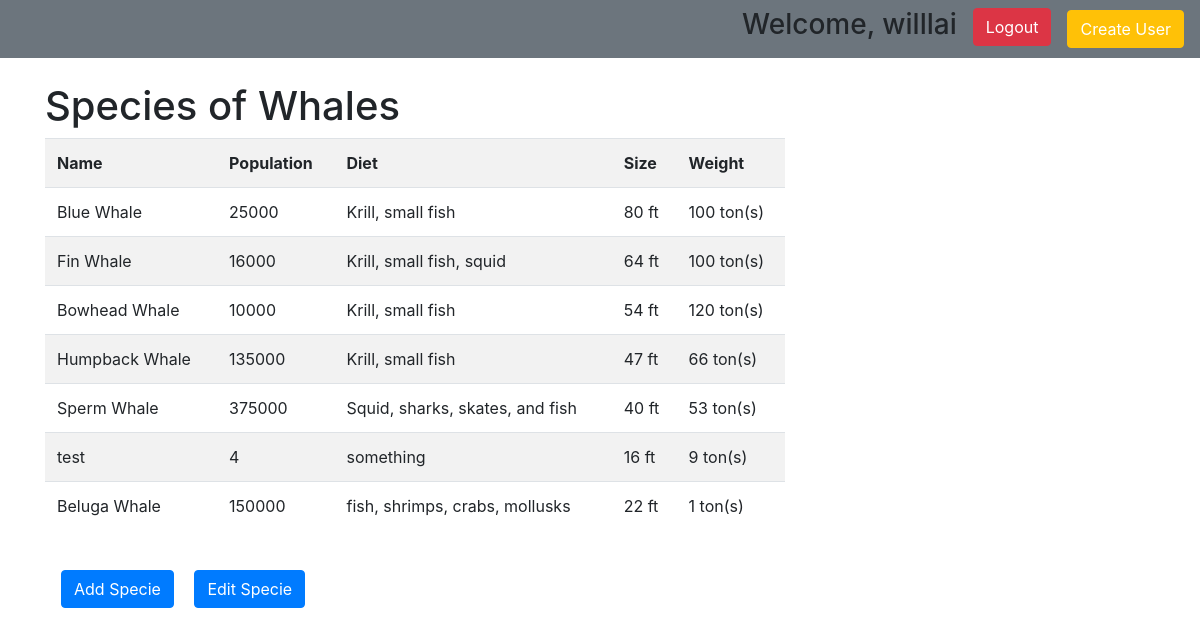
/index/ (signed in), run on the app's committed database.
### WhaleProfiles/models.py (models this page shows, shortened)
class Specie(models.Model):
    name = models.CharField(max_length=500)
    numWhales = models.IntegerField(default=0)
    diet = models.CharField(max_length=500)
    size = models.IntegerField(default=0)
    weight = models.IntegerField(default=0)

### WhaleProfiles/views.py (the view, shortened to what this page needs)
# urls.py: path('index/', views.Index.as_view(), name='index'),
class Index(View):
    allUsers = User.objects.all()
    allProfiles = Profile.objects.all()
    whales = Specie.objects.all()
    def get(self, request):
        context = {
        'allUsers': self.allUsers,
        'allProfiles': self.allProfiles,
        'whales': self.whales
        }
        template = loader.get_template('WhaleProfiles/index.html')
        return HttpResponse(template.render(context, request))

### WhaleProfiles/templates/WhaleProfiles/index.html (shortened to what this page needs)
<!DOCTYPE html>
<html>
  <head>
    <link rel="stylesheet" href="https://maxcdn.bootstrapcdn.com/bootstrap/4.4.1/css/bootstrap.min.css" />
  </head>
  <body>
    <nav class="navbar navbar-expand-sm bg-secondary ">
      {% if user.is_authenticated %}
      <ul class="navbar-nav navbar-right ml-auto">
        <h3>Welcome, {{ user.username }}</h3>
        <form style="margin-left: 1em;" method="POST">
          <button type="submit" class="btn btn-danger">Logout</button>
        </form>
      </ul>
      {% endif %}
      <button type="button" class="btn btn-warning" style="margin-left: 1em;">
        <a href="/WhaleProfiles/createUser" style="color:white">
          Create User
        </a>
      </button>
    </nav>
    <br>
    <div class="container">
      <div>
        <h1>
          Species of Whales
        </h1>
        <table class="col-6 col-sm-4 col-lg-8 table table-striped">
            <thread class = "thead-light">
              <tr>
                <th>Name</th>
                <th>Population</th>
                <th>Diet</th>
                <th>Size</th>
                <th>Weight</th>
              </tr>
            </thread>
             {% for whale in whales %}
              <tr>
                <td>{{whale.name}}</td>
                <td>{{whale.numWhales}}</td>
                <td>{{whale.diet}}</td>
                <td>{{whale.size}} ft</td>
                <td>{{whale.weight}} ton(s)</td>
              </tr>
            {% endfor %}
          </table>
        <br />
      </div>
      <div>
        <button type="button" class="btn btn-primary" style="margin-left: 1em;">
          <a href="/WhaleProfiles/addSpecie" style="color:white">
            Add Specie
          </a>
        </button>
        <button type="button" class="btn btn-primary" style="margin-left: 1em;">
          <a href="/WhaleProfiles/editSpecie" style="color:white">
            Edit Specie
          </a>
        </button>
      </div>
    </div>
  </body>
</html>

### data on the page
Specie: name "Blue Whale", numWhales "25000", diet "Krill, small fish", size "80", weight "100"
Specie: name "Fin Whale", numWhales "16000", diet "Krill, small fish, squid", size "64", weight "100"
Specie: name "Bowhead Whale", numWhales "10000", diet "Krill, small fish", size "54", weight "120"
Specie: name "Humpback Whale", numWhales "135000", diet "Krill, small fish", size "47", weight "66"
Specie: name "Sperm Whale", numWhales "375000", diet "Squid, sharks, skates, and fish", size "40", weight "53"
Specie: name "test", numWhales "4", diet "something", size "16", weight "9"
Specie: name "Beluga Whale", numWhales "150000", diet "fish, shrimps, crabs, mollusks", size "22", weight "1"

### other printed values
{{ user.username }} "willlai"
